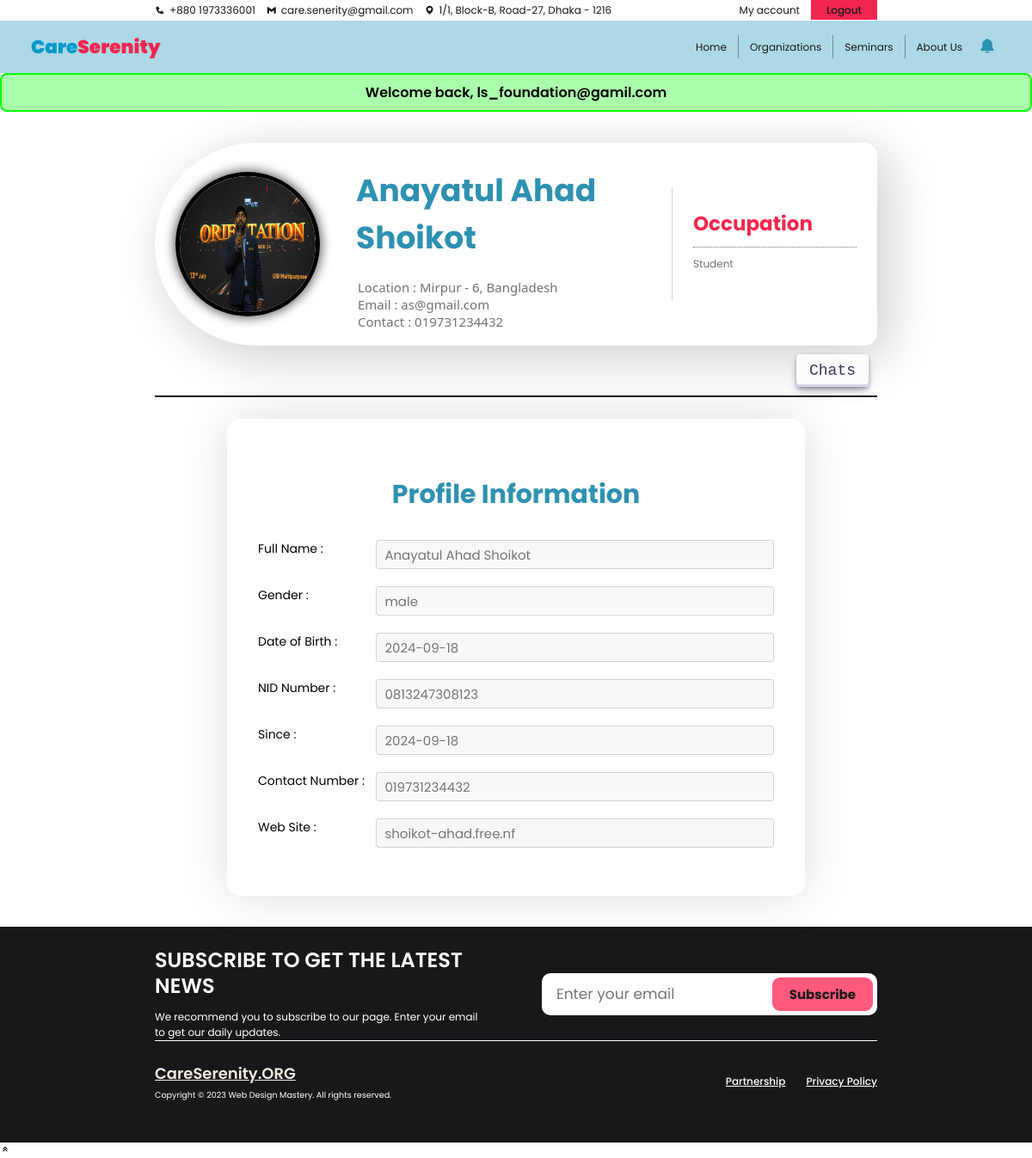
/O_see_user_profile.php?user_id=1 (signed in), run on the app's committed database.
### tables this page shows
CREATE TABLE `user_list` (
  `user_id` int NOT NULL,
  `user_name` varchar(255) DEFAULT NULL,
  `acc_id` int NOT NULL,
  `user_birth` varchar(255) DEFAULT NULL,
  `user_contact` varchar(255) DEFAULT NULL,
  `user_gender` varchar(255) DEFAULT NULL,
  `user_NID` varchar(255) DEFAULT NULL,
  `user_address` varchar(255) DEFAULT NULL,
  `user_website` varchar(255) DEFAULT NULL,
  `user_job` varchar(255) DEFAULT NULL,
  `user_location` varchar(255) DEFAULT NULL,
  `user_image` varchar(255) DEFAULT NULL,
  `child_adopted` int NOT NULL
);

CREATE TABLE `accounts` (
  `acc_id` int NOT NULL,
  `acc_pass` varchar(255) NOT NULL,
  `acc_email` varchar(255) NOT NULL,
  `role` varchar(10) NOT NULL,
  `acc_join_date` varchar(255) NOT NULL,
  `question` varchar(255) DEFAULT NULL,
  `answer` varchar(50) DEFAULT NULL
);

### see_user_profile_BE.php (called while the page is built, shortened)
<?php
include('db_con.php');
    $user_id = $_GET['user_id'];
    $sql = "SELECT usr.user_name, usr.user_birth, usr.user_contact, usr.user_gender, usr.user_NID, usr.user_address, usr.user_website, usr.user_job, usr.user_location, usr.user_image, acc.acc_email, acc.acc_join_date FROM user_list AS usr LEFT JOIN accounts AS acc ON usr.acc_id = acc.acc_id Where usr.user_id = $user_id";
    $sql_result = mysqli_query($con, $sql);
    if (mysqli_num_rows($sql_result) == 1) {
        $row = mysqli_fetch_array($sql_result);
        $acc_email = $row['acc_email'];
        $acc_join_date = $row['acc_join_date'];
        $user_name = $row['user_name'];
        $user_birth = $row['user_birth'];
        $user_contact = $row['user_contact'];
        $user_gender = $row['user_gender'];
        $user_NID = $row['user_NID'];
        $user_address = $row['user_address'];
        $user_website = $row['user_website'];
        $user_job = $row['user_job'];
        $user_location = $row['user_location'];
        $user_image = $row['user_image'];
    } else {
        echo "User data not found.";
    }
?>

### O_see_user_profile.php (the view, shortened to what this page needs)
<?php
    include("./see_user_profile_BE.php");
?>
<!DOCTYPE html>
<html lang="en">
<head>
    <link rel="stylesheet" href="https://cdn.jsdelivr.net/npm/remixicon@3.5.0/fonts/remixicon.css" />
    <link rel="stylesheet" href="https://cdn.jsdelivr.net/npm/swiper@10/swiper-bundle.min.css" />
    <link rel='stylesheet' href='https://unpkg.com/boxicons@2.1.4/css/boxicons.min.css'>
    <link rel="stylesheet" href="./css/colors.css">
    <link rel="stylesheet" href="./css/navbar.css">
    <link rel="stylesheet" href="./css/profile.css">
    <link rel="stylesheet" href="./css/footer.css">
    <link rel="stylesheet" href="./css/notification.css">
    <link rel="stylesheet" href="./css/feedback.css">
</head>
<body>
    <?php include "./navbarO.php" ?>
    <div class="feedback">
        <?php
        if (isset($_SESSION['positive'])) {
            echo '<div class="positive">
                        <h5>' . $_SESSION['positive'] . '</h5>
                    </div>';
        }
        ?>
    </div>
    <div class="container">
        <div class="accounnt-information-container">
            <div class="account-picture">
                <img src="./assets/<?php echo $user_image ?>" alt="profile">
            </div>
            <div class="account-data">
                <h1><?php echo $user_name ?></h1>
                <p>Location : <?php echo $user_address, ", ", $user_location ?></p>
                <p>Email : <?php echo $acc_email ?></p>
                <p>Contact : <?php echo $user_contact ?></p>
            </div>
            <div class="biography">
                <h1>Occupation</h1>
                <p><?php echo $user_job ?></p></p>
            </div>
        </div>
        <div class="options">
            <a href="#" id="button-30">Chats</a>
        </div>
        <div class="form">
            <h2>Profile Information</h2>
            <form>
                <div class="form_row">
                    <label>Full Name :</label>
                    <input placeholder="<?php echo $user_name ?>" disabled>
                </div>
                <div class="form_row">
                    <label>Gender :</label>
                    <input placeholder="<?php echo $user_gender ?>" disabled>
                </div>
                <div class="form_row">
                    <label>Date of Birth :</label>
                    <input placeholder="<?php echo $user_birth ?>" disabled>
                </div>
                <div class="form_row">
                    <label>NID Number :</label>
                    <input placeholder="<?php echo $user_NID ?>" disabled>
                </div>
                <div class="form_row">
                    <label>Since :</label>
                    <input placeholder="<?php echo $acc_join_date ?>" disabled>
                </div>
                <div class="form_row">
                    <label>Contact Number :</label>
                    <input placeholder="<?php echo $user_contact ?>" disabled>
                </div>
                <div class="form_row">
                    <label>Web Site :</label>
                    <input placeholder="<?php echo $user_website ?>" disabled>
                </div>
            </form>
        </div>
    </div>
    <?php include "./footer.php" ?>
    <button id="scrollTopBtn" title="Go to top"><i class='bx bx-chevrons-up bx-burst' ></button>
</body>
</html>

### css/colors.css (style rules this page uses)
:root { --primary-color-dark: #f2264f; --primary-color-light: #FF597B; --secondary-color-dark: #0099cc; --secondary-color-light: #62CDFF; --primary-font: 'Poppins'; --secondary-font: 'Ubuntu'; --text-color: #545454; --text-color-dark: #18181b; --text-color-medium: #1e1e1e; --text-color-light: #2f2f2f; --text-color-lighter: #71717a; --background-color: #ffffff; --primary-title-color: #2e91b2; --secondary-title-color: #f3254e; --primary-text-color: #71717a; --button-color: #ff597b; }
* { margin: 0; padding: 0; box-sizing: border-box; font-family: 'Poppins'; font-size: 12px; }
body { scroll-behavior: smooth; background-color: #fff; }
#button-30 { align-items: center; appearance: none; background-color: #FCFCFD; border-radius: 4px; border-width: 0; box-shadow: rgba(45, 35, 66, 0.4) 0 2px 4px, rgba(45, 35, 66, 0.3) 0 7px 13px -3px, #D6D6E7 0 -3px 0 inset; box-sizing: border-box; color: #36395A; cursor: pointer; display: inline-flex; font-family: "JetBrains Mono", monospace; justify-content: center; line-height: 1; list-style: none; overflow: hidden; padding: 10px 15px; position: relative; text-align: left; text-decoration: none; transition: box-shadow .15s, transform .15s; user-select: none; -webkit-user-select: none; touch-action: manipulation; white-space: nowrap; will-change: box-shadow, transform; font-size: 18px; }
.container .options { width: 100%; display: flex; align-items: center; justify-content: right; gap: 15px; border-bottom: 2px solid var(--text-color-dark); padding-bottom: 15px; }

### css/navbar.css (style rules this page uses)
#scrollTopBtn { display: none; position: fixed; bottom: 20px; right: 20px; z-index: 9999; border: none; background-color: var(--secondary-color-dark); color: white; cursor: pointer; padding: 10px 7px; border-radius: 36px; }
#scrollTopBtn i { font-size: 35px; }

### css/profile.css (style rules this page uses)
.container { min-height: 80vh; margin: 3% 15%; display: flex; flex-direction: column; align-items: center; position: relative; }
.accounnt-information-container { width: 100%; display: flex; align-items: center; justify-content: space-between; background: var(--background-color); backdrop-filter: blur(10px); border-radius: 120px 15px 15px 120px; box-shadow: 1rem 1rem 5rem rgba(0, 0, 0, 0.2); }
.account-picture { display: flex; align-items: center; margin-left: 1rem; }
.account-picture img { width: 14rem; height: 14rem; margin: 1rem; border-radius: 50%; border: 5px solid black; box-shadow: 0px 0px 13px 1px rgb(0, 0, 0, .7); }
.account-data { width: 50%; display: flex; flex-direction: column; padding: 1.5rem 2.5rem; }
.account-data h1 { font-size: 3rem; color: var(--primary-title-color); text-transform: capitalize; margin: 10px 0px 20px 0px; }
.account-data p { font-size: 15px; color: var(--text-color-lighter); font-family: 'Segoe UI'; padding-left: 2px; }
.biography { width: 30%; padding: 2rem; border-left: 1px solid lightgray; }
.biography h1 { width: 100%; color: var(--primary-color-dark); font-size: 23px; font-weight: bold; padding-bottom: 10px; border-bottom: 1px dotted var(--text-color-lighter); text-transform: capitalize; }
.biography p { width: 100%; margin-top: 10px; color: var(--text-color-lighter); }
.container .options { width: 100%; display: flex; align-items: center; justify-content: right; border-bottom: 2px solid var(--text-color-dark); gap: 10px; padding: 10px; }
form .form_row { width: 100%; display: flex; }
.form_row label { width: 30%; font-size: 14px; }
.form_row input , select { background-color: #f8f8f8; margin-bottom: 20px; width: -webkit-fill-available; padding: .375rem .75rem; font-size: 15px; color: #212529; border: 1px solid #ced4da; -moz-appearance: none; appearance: none; border-radius: .25rem; transition: border-color .15s ease-in-out, box-shadow .15s ease-in-out; }
.container .form { width: 80%; padding: 3rem; background-color: #fff; border-radius: 15px; box-shadow: 0 0 60px rgba(0, 0, 0, 0.13); margin-top: 3%; }
.form h2 { text-align: center; font-size: 2.5rem; color: var(--primary-title-color); padding: 0; margin: 30px 0px; text-shadow: 2px 5px 30px hsl(0, 0%, 100%); }

### css/feedback.css (style rules this page uses)
.feedback { width: 100%; text-align: center; }
.positive h5 { padding: 8px; text-align: center; border-radius: 8px; color: rgb(0, 0, 0); font-weight: 600; font-size: medium; background-color: rgb(170, 255, 170); border: 2px solid rgb(0, 255, 0); }

### data on the page
user_list: user_image (picture), user_name "Anayatul Ahad Shoikot", user_address "Mirpur - 6", user_location "Bangladesh", acc.acc_email "as@gmail.com", user_contact "019731234432", user_job "Student", user_gender "male", user_birth "2024-09-18", user_NID "0813247308123", acc.acc_join_date "2024-09-18", user_website "shoikot-ahad.free.nf"

### other printed values
$_SESSION['positive'] "Welcome back, ls_foundation@gamil.com"
